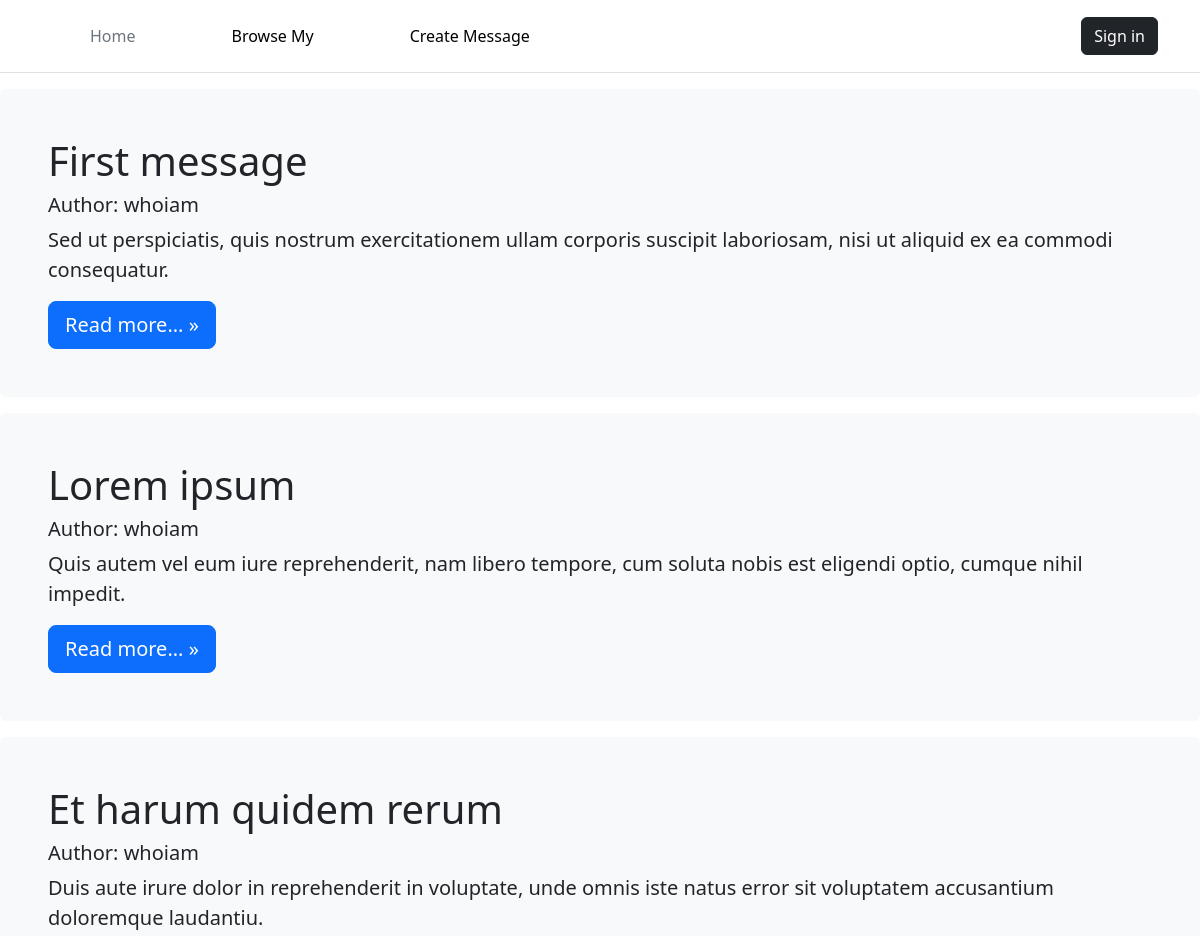
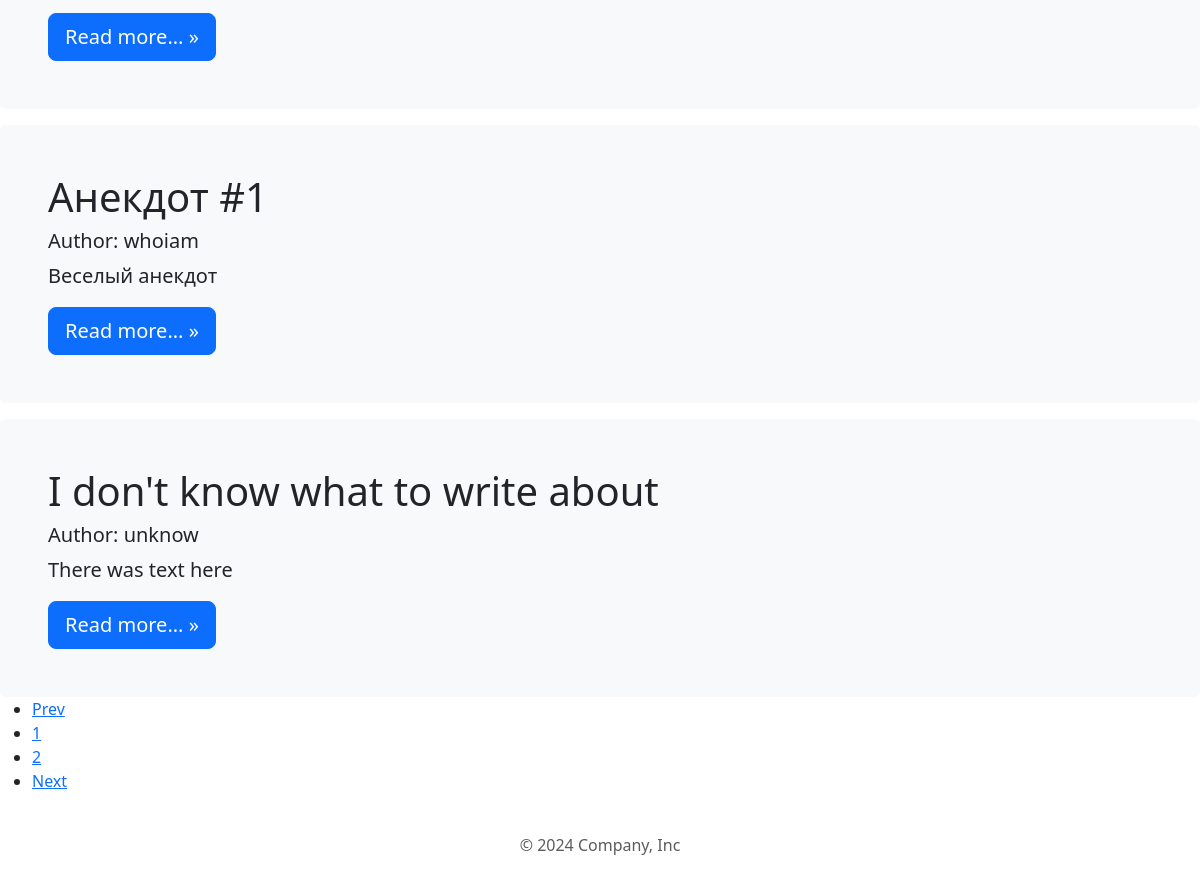
The page / on the database its author committed (2 pictures, top to bottom).
### tables this page shows
CREATE TABLE `messages` (
  `message_id` int NOT NULL,
  `user_id` int NOT NULL,
  `title` varchar(255) NOT NULL,
  `short_desc` varchar(255) NOT NULL,
  `full_desc` text NOT NULL
);

CREATE TABLE `users` (
  `user_id` int NOT NULL,
  `user_name` varchar(50) NOT NULL,
  `user_email` varchar(255) NOT NULL,
  `password` varchar(255) NOT NULL
);

### app/models/dbmodel.php (called while the page is built)
<?php
class DbModel {
    private $pdo;
    public function __construct() {
        try {
            $this->pdo = new PDO('mysql:host='. DBHOST . ';dbname=' . DBNAME . ';charset=utf8mb4', DBUSER, DBPASS);
            $this->pdo->setAttribute(PDO::ATTR_ERRMODE, PDO::ERRMODE_EXCEPTION);
        } catch (PDOException $e) {
            echo "Failed to connect: " . $e->getMessage();
            exit();
        }
    }
    public function query(string $sql, array $params = []): PDOStatement|string|bool
    {
        try {
            $sth = $this->pdo->prepare($sql);
            $state = $sth->execute($params);
            if($state === false) {
                return false;
            }
            else {
                return $sth;
            }
        } catch (PDOException $e) {
            return "Invalid request: " . $e->getMessage();
        }
    }
}

### app/core/functions.php (called while the page is built, shortened)
<?php
function get_all_messages(Message $message): string|bool|array
{
    return $message->select_all();
}
$conn = new DbModel();
$message = new Message($conn);
$all_messages = get_all_messages($message);

### app/models/message.php (called while the page is built, shortened)
<?php
class Message {
    private $pdo;
    public function __construct($pdo) {
        $this->pdo = $pdo;
    }
    public function select_all(): string|bool|array
    {
        $sql = 'SELECT `message_id`, `user_name`, `title`, `short_desc`, `full_desc` FROM `messages` INNER JOIN `users` USING(`user_id`) ORDER BY `message_id`';
        $res = $this->pdo->query($sql, array());
        return $res->fetchAll(PDO::FETCH_ASSOC);
    }
}

### app/core/init.php (called while the page is built, shortened)
<?php
require_once("app/models/dbmodel.php");
require_once ("app/models/message.php");
require_once("functions.php");

### app/pages/home.php (the view)
<?php include("app/pages/includes/header.php"); ?>
    <main>
        <?php
            if(isset($all_messages) and !empty($all_messages)) {
                $page = $_GET['page'] ?? 0;
                $count = 5;
                $page_count = count($all_messages) / $count;
                for($i = $page * $count; $i < ($page + 1) * $count; $i++) {
                    if(isset($all_messages[$i])) {?>
                    <div class="bg-body-tertiary p-5 rounded mt-3">
                        <h1><?=$all_messages[$i]['title']?></h1>
                        <h5>Author: <?=$all_messages[$i]['user_name']?></h5>
                        <p class="lead"><?=$all_messages[$i]['short_desc']?></p>
                        <a class="btn btn-lg btn-primary" href="message?id=<?=$all_messages[$i]['message_id']?>" role="button">Read more... &raquo;</a>
                    </div>
        <?php        }
                }
        ?>
    </main>
    <div class="pagination_rounded">
        <ul>
            <li><a href="?page=<?php echo $page-1?>" class="prev"> <i class="fa fa-angle-left" aria-hidden="true"></i> Prev </a></li>
            <?php for($j = 0; $j < $page_count; $j++) {?>
                <li><a href="?page=<?php echo $j?>"><?=$j + 1?></a></li>
            <?php
            }
            ?>
            <li><a href="?page=<?php echo $page+1?>" class="next"> Next <i class="fa fa-angle-right" aria-hidden="true"></i></a>
            </li>
        </ul>
   </div>
    <?php } ?>
<?php include("app/pages/includes/footer.php"); ?>

### index.php (shortened to what this page needs)
<?php
require "app" . DS . "core" . DS . "init.php";
$url = $_GET['url'] ?? 'home';
$url = explode(DS, strtolower($url));
$page_name = trim($url[0]);
$filename = "app" . DS . "pages" . DS . $page_name.".php";
if(file_exists($filename))
{
    require_once $filename;
}else
{
    require_once "app" . DS . "pages" . DS . "404.php";
}

### app/pages/includes/header.php (shortened to what this page needs)
<!DOCTYPE html>
<html lang="en">
<head>
<link href="<?=ROOT?>/public/assets/bootstrap-5.3.2-dist/css/bootstrap.min.css" rel="stylesheet">
<link rel="stylesheet" href="<?=ROOT?>/public/assets/css/reset.css/">
<link rel="stylesheet" href="<?=ROOT?>/public/assets/css/header.css">
    <link rel="stylesheet" href="<?=ROOT?>/public/assets/css/pagination.css">
</head>
<body>
<header class="p-3 mb-0 border-bottom">
    <div class="container">
        <div class="d-flex flex-wrap align-items-center justify-content-center justify-content-lg-start">
            <ul class="nav col-12 col-lg-auto me-lg-auto mb-2 justify-content-center mb-md-0">
                <li><a href="<?=ROOT?>" class="nav-link px-5 link-secondary">Home</a></li>
                <li><a href="<?=ROOT?>/my_messages" class="nav-link px-5 link-body-emphasis">Browse My</a></li>
                <li><a href="<?=ROOT?>/create" class="nav-link px-5 link-body-emphasis">Create Message</a></li>
            </ul>
            <?php
            if(!isset($_SESSION['user'])) { ?>
            <a href="<?=ROOT?>/login"><button type="button" class="btn btn-dark">Sign in</button></a>
            <?php } ?>
        </div>
    </div>
</header>

### app/pages/includes/footer.php (shortened to what this page needs)
<div class="container">
        <footer class="py-3 my-4">
            <p class="text-center text-body-secondary">&copy; 2024 Company, Inc</p>
        </footer>
    </div>
</body>
</html>

### rows shown on the page
messages: title "First message", user.user_name "whoiam", short_desc "Sed ut perspiciatis, quis nostrum exercitationem ullam corporis suscipit laboriosam, nisi ut aliquid ex ea commodi consequatur."
messages: title "Lorem ipsum", user.user_name "whoiam", short_desc "Quis autem vel eum iure reprehenderit, nam libero tempore, cum soluta nobis est eligendi optio, cumque nihil impedit."
messages: title "Et harum quidem rerum", user.user_name "whoiam", short_desc "Duis aute irure dolor in reprehenderit in voluptate, unde omnis iste natus error sit voluptatem accusantium doloremque laudantiu."
messages: title "Анекдот #1", user.user_name "whoiam", short_desc "Веселый анекдот"
messages: title "I don't know what to write about", user.user_name "unknow", short_desc "There was text here"
